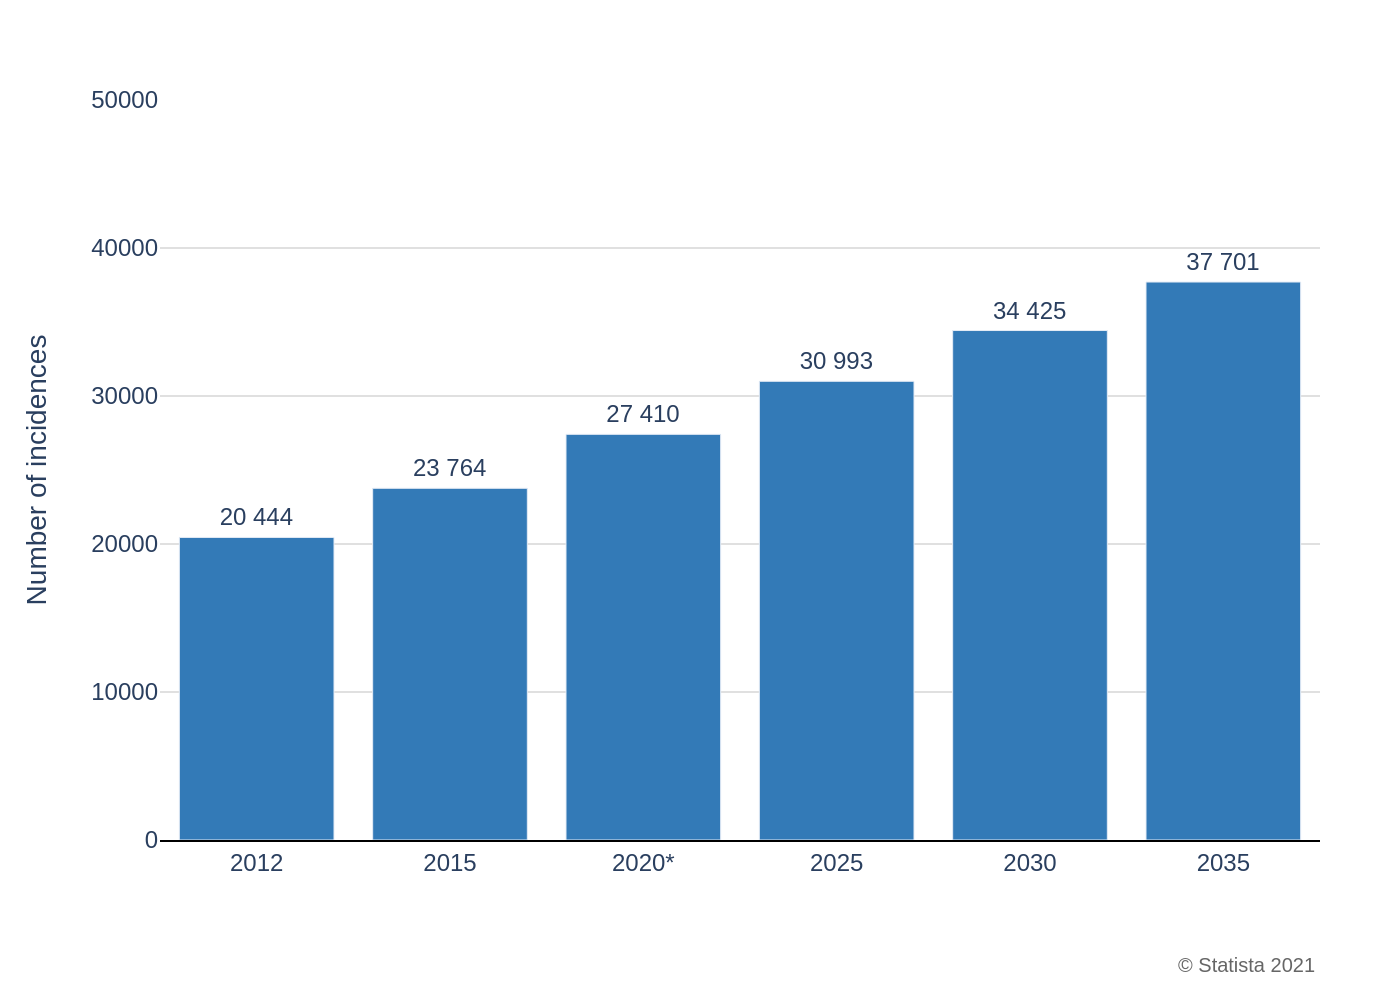

The Python source for this figure:
import sys
import json
import os
import plotly.graph_objects as go

if len(sys.argv) != 2:
    print("Usage: python create_chart.py <json_file_path>")
    sys.exit(1)

json_path = sys.argv[1]

try:
    with open(json_path, 'r', encoding='utf-8') as f:
        chart_config = json.load(f)
except FileNotFoundError:
    print(f"Error: JSON file not found at '{json_path}'")
    sys.exit(1)
except json.JSONDecodeError:
    print(f"Error: Could not decode JSON from '{json_path}'")
    sys.exit(1)

chart_data = chart_config.get('chart_data', [])
texts = chart_config.get('texts', {})
colors = chart_config.get('colors', [])

if not chart_data:
    print("Error: 'chart_data' is missing or empty in the JSON file.")
    sys.exit(1)

fig = go.Figure()

x_values = [item['x'] for item in chart_data]
y_values = [item['y'] for item in chart_data]

bar_color = colors[0] if colors else '#337ab7'

fig.add_trace(go.Bar(
    x=x_values,
    y=y_values,
    marker_color=bar_color,
    text=[f'{val:,}'.replace(',', ' ') for val in y_values],
    textposition='outside',
    cliponaxis=False
))

title_parts = []
if texts.get('title'):
    title_parts.append(texts['title'])
if texts.get('subtitle'):
    title_parts.append(f"<span style='font-size:0.8em;color:gray;'>{texts['subtitle']}</span>")
full_title = "<br>".join(title_parts)

source_parts = []
if texts.get('source'):
    source_parts.append(texts['source'])
if texts.get('note'):
    source_parts.append(texts['note'])
full_source = "<br>".join(source_parts)

fig.update_layout(
    title_text=full_title,
    title_x=0.05,
    title_font_family="Arial",
    font_family="Arial",
    plot_bgcolor='white',
    paper_bgcolor='white',
    showlegend=False,
    xaxis=dict(
        title_text=texts.get('x_axis_title'),
        showline=True,
        linewidth=1,
        linecolor='black',
        tickmode='array',
        tickvals=x_values,
        ticktext=[str(x) for x in x_values]
    ),
    yaxis=dict(
        title_text=texts.get('y_axis_title'),
        range=[0, 50000],
        showgrid=True,
        gridcolor='#e0e0e0',
        tickformat=' ',
        zeroline=False
    ),
    margin=dict(l=80, r=40, t=50, b=80),
    annotations=[
        dict(
            text=full_source,
            showarrow=False,
            xref="paper",
            yref="paper",
            x=1.0,
            y=-0.15,
            xanchor='right',
            yanchor='top',
            align='right',
            font=dict(size=10, color="#666666")
        )
    ]
)

base_filename = os.path.splitext(os.path.basename(json_path))[0]
output_filename = f"{base_filename}.png"

fig.write_image(output_filename, scale=2)

print(f"Chart saved as '{output_filename}'")
